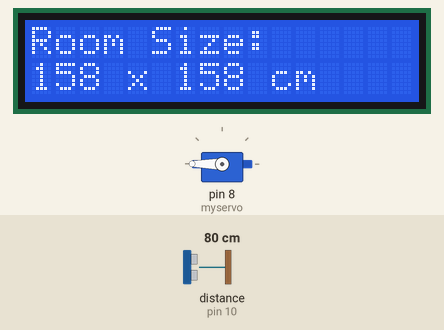
The sketch below on a simulated Arduino Uno, built with avr-gcc and run on an emulated ATmega328P. Shown: 16×2 character LCD, servo. Wiring (inferred from the names in the program): ultrasonic range finder: trigger pin 9; echo pin 10. The test bench sets the inputs (shaded band); at power-on: distance to the obstacle (sensor on pin 10) 80 cm. The echo pulse lasts 58.3 µs per cm.

Above: at 4.3 s.
4.4 s: distance to the obstacle (sensor on pin 10) set to 2 cm
At 5.74 s:
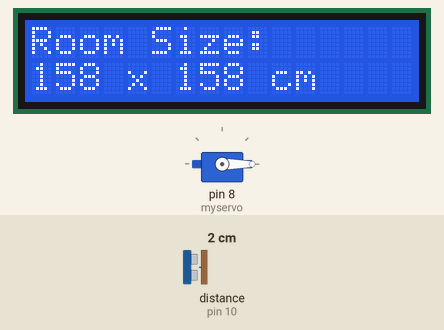
7.2 s: distance to the obstacle (sensor on pin 10) set to 4 cm
At 7.36 s:
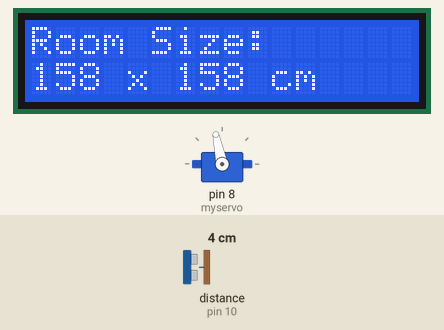
At 9.5 s:
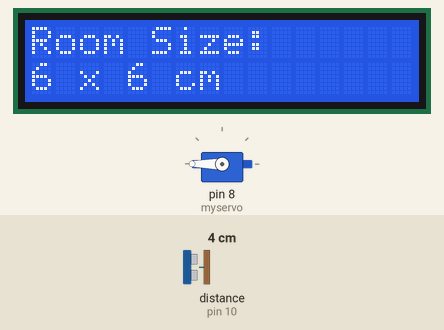
10.3 s: distance to the obstacle (sensor on pin 10) set to 250 cm
Timing chart, 0 to 12.8 s (numbered marks = the images above; inputs shaded):
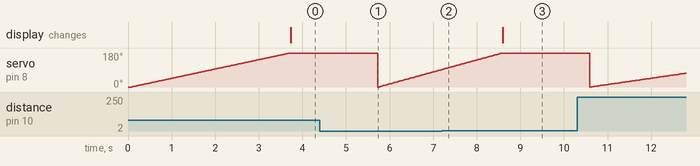

The sketch:

RoomSizer.ino
```cpp
#include <LiquidCrystal.h>
#include <Servo.h>

// Initialize the library with the numbers of the interface pins
LiquidCrystal lcd(7, 6, 5, 4, 3, 2);
Servo myservo;  // create servo object to control a servo

#define TRIG_PIN 9
#define ECHO_PIN 10

void setup() {
  lcd.begin(16, 2);  // Set up the LCD's number of columns and rows
  pinMode(TRIG_PIN, OUTPUT);
  pinMode(ECHO_PIN, INPUT);

  myservo.attach(8);  // attaches the servo on pin 8 to the servo object
}

void loop() {
  long maxDistance = 0;

  for (int pos = 0; pos <= 180; pos++) { // goes from 0 degrees to 180 degrees
    myservo.write(pos); // tell servo to go to position 'pos'
    delay(15);  // waits 15ms for the servo to reach the position

    // Take distance measurement
    digitalWrite(TRIG_PIN, LOW);
    delayMicroseconds(2);

    digitalWrite(TRIG_PIN, HIGH);
    delayMicroseconds(10);
    digitalWrite(TRIG_PIN, LOW);

    long duration = pulseIn(ECHO_PIN, HIGH);

    long distance = duration / 58.2;

    if (distance > maxDistance) {
      maxDistance = distance;
    }
  }

  // Display room dimensions
  lcd.clear();  // Clear the LCD screen before printing new distance
  lcd.setCursor(0, 0);  // Set the cursor at the beginning of the LCD screen
  lcd.print("Room Size:");
  lcd.setCursor(0, 1);  // Set the cursor at the beginning of the second line on the LCD screen
  lcd.print(maxDistance*2);
  lcd.print(" x ");
  lcd.print(maxDistance*2);
  lcd.print(" cm");

  // You could add a delay here if you want to pause between sweeps
  delay(2000);
}
```

Measured:
- after the input at 7.2 s, the display: changes after 1.4 s (image 3)
